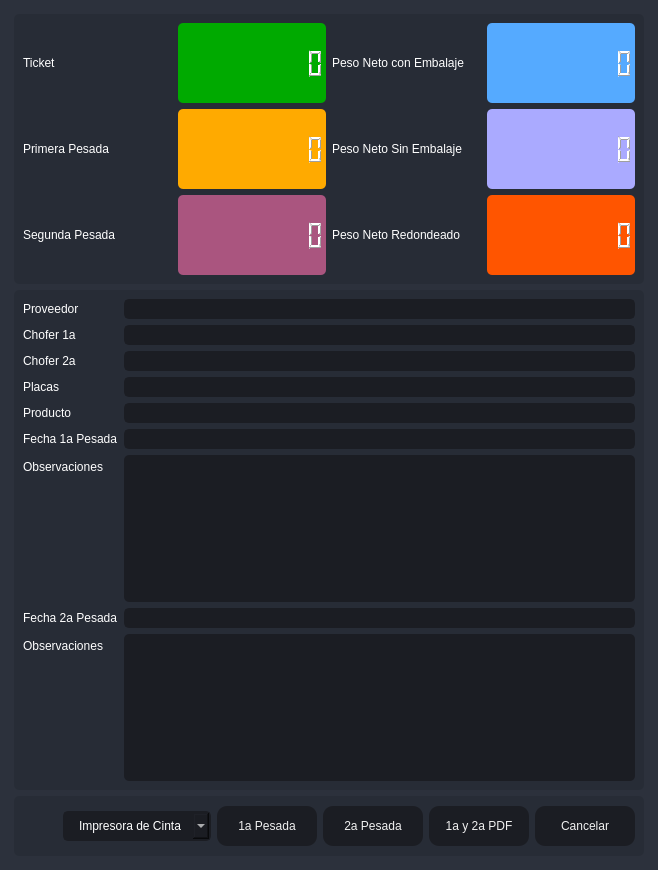
       <widget class="QFrame" name="frame_center">
        <property name="sizePolicy">
         <sizepolicy hsizetype="Expanding" vsizetype="Expanding">
          <horstretch>0</horstretch>
          <verstretch>0</verstretch>
         </sizepolicy>
        </property>
        <property name="styleSheet">
         <string notr="true">background-color: rgb(40, 44, 52);</string>
        </property>
        <property name="frameShape">
         <enum>QFrame::NoFrame</enum>
        </property>
        <property name="frameShadow">
         <enum>QFrame::Raised</enum>
        </property>
        <layout class="QHBoxLayout" name="horizontalLayout_2">
         <property name="spacing">
          <number>0</number>
         </property>
         <property name="leftMargin">
          <number>0</number>
         </property>
         <property name="topMargin">
          <number>0</number>
         </property>
         <property name="rightMargin">
          <number>0</number>
         </property>
         <property name="bottomMargin">
          <number>0</number>
         </property>
         <item>
          <widget class="QFrame" name="frame_content_right">
           <property name="styleSheet">
            <string notr="true">background-color: rgb(44, 49, 60);</string>
           </property>
           <property name="frameShape">
            <enum>QFrame::NoFrame</enum>
           </property>
           <property name="frameShadow">
            <enum>QFrame::Raised</enum>
           </property>
           <layout class="QVBoxLayout" name="verticalLayout_4">
            <property name="spacing">
             <number>0</number>
            </property>
            <property name="leftMargin">
             <number>0</number>
            </property>
            <property name="topMargin">
             <number>0</number>
            </property>
            <property name="rightMargin">
             <number>0</number>
            </property>
            <property name="bottomMargin">
             <number>0</number>
            </property>
            <item>
             <widget class="QFrame" name="frame_content">
              <property name="frameShape">
               <enum>QFrame::NoFrame</enum>
              </property>
              <property name="frameShadow">
               <enum>QFrame::Raised</enum>
              </property>
              <layout class="QVBoxLayout" name="verticalLayout_9">
               <property name="spacing">
                <number>0</number>
               </property>
               <property name="leftMargin">
                <number>5</number>
               </property>
               <property name="topMargin">
                <number>5</number>
               </property>
               <property name="rightMargin">
                <number>5</number>
               </property>
               <property name="bottomMargin">
                <number>5</number>
               </property>
               <item>
                <widget class="QStackedWidget" name="stackedWidget">
                 <property name="styleSheet">
                  <string notr="true">background: transparent;</string>
                 </property>
                 <property name="currentIndex">
                  <number>0</number>
                 </property>
                 <widget class="QWidget" name="page_home">
                  <layout class="QVBoxLayout" name="verticalLayout_10">
                   <item>
                    <widget class="QFrame" name="frame">
                     <property name="minimumSize">
                      <size>
                       <width>0</width>
                       <height>270</height>
                      </size>
                     </property>
                     <property name="maximumSize">
                      <size>
                       <width>16777215</width>
                       <height>270</height>
                      </size>
                     </property>
                     <property name="styleSheet">
                      <string notr="true">background-color: rgb(39, 44, 54);
border-radius: 5px;</string>
                     </property>
                     <property name="frameShape">
                      <enum>QFrame::StyledPanel</enum>
                     </property>
                     <property name="frameShadow">
                      <enum>QFrame::Raised</enum>
                     </property>
                     <layout class="QHBoxLayout" name="horizontalLayout_6">
                      <item>
                       <layout class="QGridLayout" name="gridLayout_2">
                        <item row="1" column="2">
                         <widget class="QLabel" name="label_5">
                          <property name="styleSheet">
                           <string notr="true">color: rgb(255, 255, 255);
font: 75 12pt &quot;MS Shell Dlg 2&quot;;</string>
                          </property>
                          <property name="text">
                           <string>Peso Neto Sin Embalaje</string>
                          </property>
                         </widget>
                        </item>
                        <item row="1" column="1">
                         <widget class="QLCDNumber" name="lcdNumber_3">
                          <property name="styleSheet">
                           <string notr="true">color: rgb(255, 255, 255);
background-color: rgb(255, 170, 0);</string>
                          </property>
                          <property name="digitCount">
                           <number>10</number>
                          </property>
                         </widget>
                        </item>
                        <item row="1" column="3">
                         <widget class="QLCDNumber" name="lcdNumber_4">
                          <property name="styleSheet">
                           <string notr="true">color: rgb(255, 255, 255);
background-color: rgb(170, 170, 255);</string>
                          </property>
                          <property name="digitCount">
                           <number>10</number>
                          </property>
                         </widget>
                        </item>
                        <item row="0" column="3">
                         <widget class="QLCDNumber" name="lcdNumber_1">
                          <property name="styleSheet">
                           <string notr="true">color: rgb(255, 255, 255);
background-color: rgb(85, 170, 255);</string>
                          </property>
                          <property name="digitCount">
                           <number>10</number>
                          </property>
                         </widget>
                        </item>
                        <item row="2" column="3">
                         <widget class="QLCDNumber" name="lcdNumber_6">
                          <property name="styleSheet">
                           <string notr="true">color: rgb(255, 255, 255);
background-color: rgb(255, 85, 0);</string>
                          </property>
                          <property name="digitCount">
                           <number>10</number>
                          </property>
                         </widget>
                        </item>
                        <item row="0" column="0">
                         <widget class="QLabel" name="label_2">
                          <property name="styleSheet">
                           <string notr="true">color: rgb(255, 255, 255);
font: 75 12pt &quot;MS Shell Dlg 2&quot;;</string>
                          </property>
                          <property name="text">
                           <string>Ticket</string>
                          </property>
                         </widget>
                        </item>
                        <item row="1" column="0">
                         <widget class="QLabel" name="label_4">
                          <property name="styleSheet">
                           <string notr="true">color: rgb(255, 255, 255);
font: 75 12pt &quot;MS Shell Dlg 2&quot;;</string>
                          </property>
                          <property name="text">
                           <string>Primera Pesada</string>
                          </property>
                         </widget>
                        </item>
                        <item row="0" column="1">
                         <widget class="QLCDNumber" name="lcdNumber_9">
                          <property name="styleSheet">
                           <string notr="true">color: rgb(255, 255, 255);
background-color: rgb(0, 170, 0);</string>
                          </property>
                          <property name="digitCount">
                           <number>10</number>
                          </property>
                         </widget>
                        </item>
                        <item row="2" column="0">
                         <widget class="QLabel" name="label_6">
                          <property name="styleSheet">
                           <string notr="true">color: rgb(255, 255, 255);
font: 75 12pt &quot;MS Shell Dlg 2&quot;;</string>
                          </property>
                          <property name="text">
                           <string>Segunda Pesada</string>
                          </property>
                         </widget>
                        </item>
                        <item row="0" column="2">
                         <widget class="QLabel" name="label_3">
                          <property name="styleSheet">
                           <string notr="true">color: rgb(255, 255, 255);
font: 75 12pt &quot;MS Shell Dlg 2&quot;;</string>
                          </property>
                          <property name="text">
                           <string>Peso Neto con Embalaje</string>
                          </property>
                         </widget>
                        </item>
                        <item row="2" column="2">
                         <widget class="QLabel" name="label_7">
                          <property name="styleSheet">
                           <string notr="true">color: rgb(255, 255, 255);
font: 75 12pt &quot;MS Shell Dlg 2&quot;;</string>
                          </property>
                          <property name="text">
                           <string>Peso Neto Redondeado</string>
                          </property>
                         </widget>
                        </item>
                        <item row="2" column="1">
                         <widget class="QLCDNumber" name="lcdNumber_7">
                          <property name="styleSheet">
                           <string notr="true">color: rgb(255, 255, 255);
background-color: rgb(170, 85, 127);</string>
                          </property>
                          <property name="digitCount">
                           <number>10</number>
                          </property>
                         </widget>
                        </item>
                       </layout>
                      </item>
                     </layout>
                    </widget>
                   </item>
                   <item>
                    <widget class="QFrame" name="frame_3">
                     <property name="minimumSize">
                      <size>
                       <width>0</width>
                       <height>160</height>
                      </size>
                     </property>
                     <property name="maximumSize">
                      <size>
                       <width>16777215</width>
                       <height>500</height>
                      </size>
                     </property>
                     <property name="styleSheet">
                      <string notr="true">background-color: rgb(39, 44, 54);
border-radius: 5px;</string>
                     </property>
                     <property name="frameShape">
                      <enum>QFrame::StyledPanel</enum>
                     </property>
                     <property name="frameShadow">
                      <enum>QFrame::Raised</enum>
                     </property>
                     <layout class="QVBoxLayout" name="verticalLayout_5">
                      <item>
                       <layout class="QFormLayout" name="formLayout">
                        <item row="0" column="0">
                         <widget class="QLabel" name="label_8">
                          <property name="styleSheet">
                           <string notr="true">color: rgb(255, 255, 255);
font: 75 12pt &quot;MS Shell Dlg 2&quot;;</string>
                          </property>
                          <property name="text">
                           <string>Proveedor</string>
                          </property>
                         </widget>
                        </item>
                        <item row="0" column="1">
                         <widget class="QLineEdit" name="Proveedor">
                          <property name="styleSheet">
                           <string notr="true">QLineEdit {
	background-color: rgb(27, 29, 35);
	border-radius: 5px;
	border: 2px solid rgb(27, 29, 35);
	padding-left: 10px;
	font: 75 12pt &quot;MS Shell Dlg 2&quot;;
	color: rgb(255, 255, 255);
}
QLineEdit:hover {
	border: 2px solid rgb(64, 71, 88);
}
QLineEdit:focus {
	border: 2px solid rgb(91, 101, 124);
}</string>
                          </property>
                          <property name="readOnly">
                           <bool>true</bool>
                          </property>
                         </widget>
                        </item>
                        <item row="1" column="0">
                         <widget class="QLabel" name="label_9">
                          <property name="styleSheet">
                           <string notr="true">color: rgb(255, 255, 255);
font: 75 12pt &quot;MS Shell Dlg 2&quot;;</string>
                          </property>
                          <property name="text">
                           <string>Chofer 1a</string>
                          </property>
                         </widget>
                        </item>
                        <item row="1" column="1">
                         <widget class="QLineEdit" name="Operador">
                          <property name="styleSheet">
                           <string notr="true">QLineEdit {
	background-color: rgb(27, 29, 35);
	border-radius: 5px;
	border: 2px solid rgb(27, 29, 35);
	padding-left: 10px;
	font: 75 12pt &quot;MS Shell Dlg 2&quot;;
	color: rgb(255, 255, 255);
}
QLineEdit:hover {
	border: 2px solid rgb(64, 71, 88);
}
QLineEdit:focus {
	border: 2px solid rgb(91, 101, 124);
}</string>
                          </property>
                          <property name="readOnly">
                           <bool>true</bool>
                          </property>
                         </widget>
                        </item>
                        <item row="3" column="0">
                         <widget class="QLabel" name="label_10">
                          <property name="styleSheet">
                           <string notr="true">color: rgb(255, 255, 255);
font: 75 12pt &quot;MS Shell Dlg 2&quot;;</string>
                          </property>
                          <property name="text">
                           <string>Placas</string>
                          </property>
                         </widget>
                        </item>
                        <item row="3" column="1">
                         <widget class="QLineEdit" name="Placas">
                          <property name="styleSheet">
                           <string notr="true">QLineEdit {
	background-color: rgb(27, 29, 35);
	border-radius: 5px;
	border: 2px solid rgb(27, 29, 35);
	padding-left: 10px;
	font: 75 12pt &quot;MS Shell Dlg 2&quot;;
	color: rgb(255, 255, 255);
}
QLineEdit:hover {
	border: 2px solid rgb(64, 71, 88);
}
QLineEdit:focus {
	border: 2px solid rgb(91, 101, 124);
}</string>
                          </property>
                          <property name="readOnly">
                           <bool>true</bool>
                          </property>
                         </widget>
                        </item>
                        <item row="4" column="0">
                         <widget class="QLabel" name="label_11">
                          <property name="styleSheet">
                           <string notr="true">color: rgb(255, 255, 255);
font: 75 12pt &quot;MS Shell Dlg 2&quot;;</string>
                          </property>
                          <property name="text">
                           <string>Producto</string>
                          </property>
                         </widget>
                        </item>
                        <item row="4" column="1">
                         <widget class="QLineEdit" name="Producto">
                          <property name="styleSheet">
                           <string notr="true">QLineEdit {
	background-color: rgb(27, 29, 35);
	border-radius: 5px;
	border: 2px solid rgb(27, 29, 35);
	padding-left: 10px;
	font: 75 12pt &quot;MS Shell Dlg 2&quot;;
	color: rgb(255, 255, 255);
}
QLineEdit:hover {
	border: 2px solid rgb(64, 71, 88);
}
QLineEdit:focus {
	border: 2px solid rgb(91, 101, 124);
}</string>
                          </property>
                          <property name="readOnly">
                           <bool>true</bool>
                          </property>
                         </widget>
                        </item>
                        <item row="5" column="0">
                         <widget class="QLabel" name="label_12">
                          <property name="styleSheet">
                           <string notr="true">color: rgb(255, 255, 255);
font: 75 12pt &quot;MS Shell Dlg 2&quot;;</string>
                          </property>
                          <property name="text">
                           <string>Fecha 1a Pesada</string>
                          </property>
                         </widget>
                        </item>
                        <item row="5" column="1">
                         <widget class="QLineEdit" name="EFecha">
                          <property name="styleSheet">
                           <string notr="true">QLineEdit {
	background-color: rgb(27, 29, 35);
	border-radius: 5px;
	border: 2px solid rgb(27, 29, 35);
	padding-left: 10px;
	font: 75 12pt &quot;MS Shell Dlg 2&quot;;
	color: rgb(255, 255, 255);
}
QLineEdit:hover {
	border: 2px solid rgb(64, 71, 88);
}
QLineEdit:focus {
	border: 2px solid rgb(91, 101, 124);
}</string>
                          </property>
                          <property name="readOnly">
                           <bool>true</bool>
                          </property>
                         </widget>
                        </item>
                        <item row="6" column="0">
                         <widget class="QLabel" name="label_13">
                          <property name="styleSheet">
                           <string notr="true">color: rgb(255, 255, 255);
font: 75 12pt &quot;MS Shell Dlg 2&quot;;</string>
                          </property>
                          <property name="text">
                           <string>Observaciones</string>
                          </property>
                         </widget>
                        </item>
                        <item row="6" column="1">
                         <widget class="QPlainTextEdit" name="ObservacionesCompra">
                          <property name="styleSheet">
                           <string notr="true">QPlainTextEdit {
	background-color: rgb(27, 29, 35);
	border-radius: 5px;
	padding: 10px;
    color: rgb(255, 255, 255);
}
QPlainTextEdit:hover {
	border: 2px solid rgb(64, 71, 88);
}
QPlainTextEdit:focus {
	border: 2px solid rgb(91, 101, 124);
}</string>
                          </property>
                          <property name="readOnly">
                           <bool>true</bool>
                          </property>
                         </widget>
                        </item>
                        <item row="7" column="0">
                         <widget class="QLabel" name="label_14">
                          <property name="styleSheet">
                           <string notr="true">color: rgb(255, 255, 255);
font: 75 12pt &quot;MS Shell Dlg 2&quot;;</string>
                          </property>
                          <property name="text">
                           <string>Fecha 2a Pesada</string>
                          </property>
                         </widget>
                        </item>
                        <item row="7" column="1">
                         <widget class="QLineEdit" name="SFecha">
                          <property name="styleSheet">
                           <string notr="true">QLineEdit {
	background-color: rgb(27, 29, 35);
	border-radius: 5px;
	border: 2px solid rgb(27, 29, 35);
	padding-left: 10px;
	font: 75 12pt &quot;MS Shell Dlg 2&quot;;
	color: rgb(255, 255, 255);
}
QLineEdit:hover {
	border: 2px solid rgb(64, 71, 88);
}
QLineEdit:focus {
	border: 2px solid rgb(91, 101, 124);
}</string>
                          </property>
                          <property name="readOnly">
                           <bool>true</bool>
                          </property>
                         </widget>
                        </item>
                        <item row="8" column="0">
                         <widget class="QLabel" name="label_15">
                          <property name="styleSheet">
                           <string notr="true">color: rgb(255, 255, 255);
font: 75 12pt &quot;MS Shell Dlg 2&quot;;</string>
                          </property>
                          <property name="text">
                           <string>Observaciones</string>
                          </property>
                         </widget>
                        </item>
                        <item row="8" column="1">
                         <widget class="QPlainTextEdit" name="ObservacionesCompra2">
                          <property name="styleSheet">
                           <string notr="true">QPlainTextEdit {
	background-color: rgb(27, 29, 35);
	border-radius: 5px;
	padding: 10px;
    color: rgb(255, 255, 255);
}
QPlainTextEdit:hover {
	border: 2px solid rgb(64, 71, 88);
}
QPlainTextEdit:focus {
	border: 2px solid rgb(91, 101, 124);
}</string>
                          </property>
                          <property name="lineWrapMode">
                           <enum>QPlainTextEdit::WidgetWidth</enum>
                          </property>
                          <property name="readOnly">
                           <bool>true</bool>
                          </property>
                         </widget>
                        </item>
                        <item row="2" column="0">
                         <widget class="QLabel" name="label_16">
                          <property name="styleSheet">
                           <string notr="true">color: rgb(255, 255, 255);
font: 75 12pt &quot;MS Shell Dlg 2&quot;;</string>
                          </property>
                          <property name="text">
                           <string>Chofer 2a</string>
                          </property>
                         </widget>
                        </item>
                        <item row="2" column="1">
                         <widget class="QLineEdit" name="Operador2a">
                          <property name="styleSheet">
                           <string notr="true">QLineEdit {
	background-color: rgb(27, 29, 35);
	border-radius: 5px;
	border: 2px solid rgb(27, 29, 35);
	padding-left: 10px;
	font: 75 12pt &quot;MS Shell Dlg 2&quot;;
	color: rgb(255, 255, 255);
}
QLineEdit:hover {
	border: 2px solid rgb(64, 71, 88);
}
QLineEdit:focus {
	border: 2px solid rgb(91, 101, 124);
}</string>
                          </property>
                          <property name="readOnly">
                           <bool>true</bool>
                          </property>
                         </widget>
                        </item>
                       </layout>
                      </item>
                     </layout>
                    </widget>
                   </item>
                   <item>
                    <widget class="QFrame" name="frame_2">
                     <property name="minimumSize">
                      <size>
                       <width>0</width>
                       <height>60</height>
                      </size>
                     </property>
                     <property name="maximumSize">
                      <size>
                       <width>16777215</width>
                       <height>60</height>
                      </size>
                     </property>
                     <property name="styleSheet">
                      <string notr="true">background-color: rgb(39, 44, 54);
border-radius: 5px;</string>
                     </property>
                     <property name="frameShape">
                      <enum>QFrame::StyledPanel</enum>
                     </property>
                     <property name="frameShadow">
                      <enum>QFrame::Raised</enum>
                     </property>
                     <layout class="QHBoxLayout" name="horizontalLayout_9">
                      <item>
                       <layout class="QGridLayout" name="gridLayout">
                        <item row="0" column="3">
                         <widget class="QPushButton" name="btn_guardar2">
                          <property name="minimumSize">
                           <size>
                            <width>100</width>
                            <height>40</height>
                           </size>
                          </property>
                          <property name="styleSheet">
                           <string notr="true">QPushButton {
	border-color: rgb(27, 29, 35);
	font: 75 10pt &quot;MS Shell Dlg 2&quot;;
	color: rgb(240, 240, 240);
	background-color: rgb(27, 29, 35);
	border: 0px solid;
	border-radius: 10px;	
}
QPushButton:hover {
	background-color:rgb(44, 49, 60);
	border-color: rgb(27, 29, 35);
	border: 2px solid;
}</string>
                          </property>
                          <property name="text">
                           <string>2a Pesada</string>
                          </property>
                         </widget>
                        </item>
                        <item row="0" column="5">
                         <widget class="QPushButton" name="btnr">
                          <property name="minimumSize">
                           <size>
                            <width>100</width>
                            <height>40</height>
                           </size>
                          </property>
                          <property name="styleSheet">
                           <string notr="true">QPushButton {
	border-color: rgb(27, 29, 35);
	font: 75 10pt &quot;MS Shell Dlg 2&quot;;
	color: rgb(240, 240, 240);
	background-color: rgb(27, 29, 35);
	border: 0px solid;
	border-radius: 10px;	
}
QPushButton:hover {
	background-color:rgb(44, 49, 60);
	border-color: rgb(27, 29, 35);
	border: 2px solid;
}</string>
                          </property>
                          <property name="text">
                           <string>Cancelar</string>
                          </property>
                         </widget>
                        </item>
                        <item row="0" column="2">
                         <widget class="QPushButton" name="btn_guardar">
                          <property name="minimumSize">
                           <size>
                            <width>100</width>
                            <height>40</height>
                           </size>
                          </property>
                          <property name="styleSheet">
                           <string notr="true">QPushButton {
	border-color: rgb(27, 29, 35);
	font: 75 10pt &quot;MS Shell Dlg 2&quot;;
	color: rgb(240, 240, 240);
	background-color: rgb(27, 29, 35);
	border: 0px solid;
	border-radius: 10px;	
}
QPushButton:hover {
	background-color:rgb(44, 49, 60);
	border-color: rgb(27, 29, 35);
	border: 2px solid;
}</string>
                          </property>
                          <property name="text">
                           <string>1a Pesada</string>
                          </property>
                         </widget>
                        </item>
                        <item row="0" column="0">
                         <spacer name="horizontalSpacer">
                          <property name="orientation">
                           <enum>Qt::Horizontal</enum>
                          </property>
                          <property name="sizeHint" stdset="0">
                           <size>
                            <width>40</width>
                            <height>20</height>
                           </size>
                          </property>
                         </spacer>
                        </item>
                        <item row="0" column="1">
                         <widget class="QComboBox" name="comboBox_impresora">
                          <property name="styleSheet">
                           <string notr="true">QComboBox{
	background-color: rgb(27, 29, 35);
	border-radius: 5px;
	border: 2px solid rgb(27, 29, 35);
	padding: 5px;
	padding-left: 14px;
	color: rgb(255, 255, 255);
    font: 75 12pt &quot;MS Shell Dlg 2&quot;;
}
QComboBox:hover{
	border: 2px solid rgb(64, 71, 88);
}
QComboBox QAbstractItemView {
	color: rgb(85, 170, 255);	
	background-color: rgb(27, 29, 35);
	padding: 10px;
	selection-background-color: rgb(39, 44, 54);
}</string>
                          </property>
                          <item>
                           <property name="text">
                            <string>Impresora de Cinta</string>
                           </property>
                          </item>
                          <item>
                           <property name="text">
                            <string>Impresora Windows</string>
                           </property>
                          </item>
                         </widget>
                        </item>
                        <item row="0" column="4">
                         <widget class="QPushButton" name="btn_1a2a">
                          <property name="minimumSize">
                           <size>
                            <width>100</width>
                            <height>40</height>
                           </size>
                          </property>
                          <property name="styleSheet">
                           <string notr="true">QPushButton {
	border-color: rgb(27, 29, 35);
	font: 75 10pt &quot;MS Shell Dlg 2&quot;;
	color: rgb(240, 240, 240);
	background-color: rgb(27, 29, 35);
	border: 0px solid;
	border-radius: 10px;	
}
QPushButton:hover {
	background-color:rgb(44, 49, 60);
	border-color: rgb(27, 29, 35);
	border: 2px solid;
}</string>
                          </property>
                          <property name="text">
                           <string>1a y 2a PDF</string>
                          </property>
                         </widget>
                        </item>
                       </layout>
                      </item>
                     </layout>
                    </widget>
                   </item>
                  </layout>
                 </widget>
                </widget>
               </item>
              </layout>
             </widget>
            </item>
           </layout>
          </widget>
         </item>
        </layout>
       </widget>
